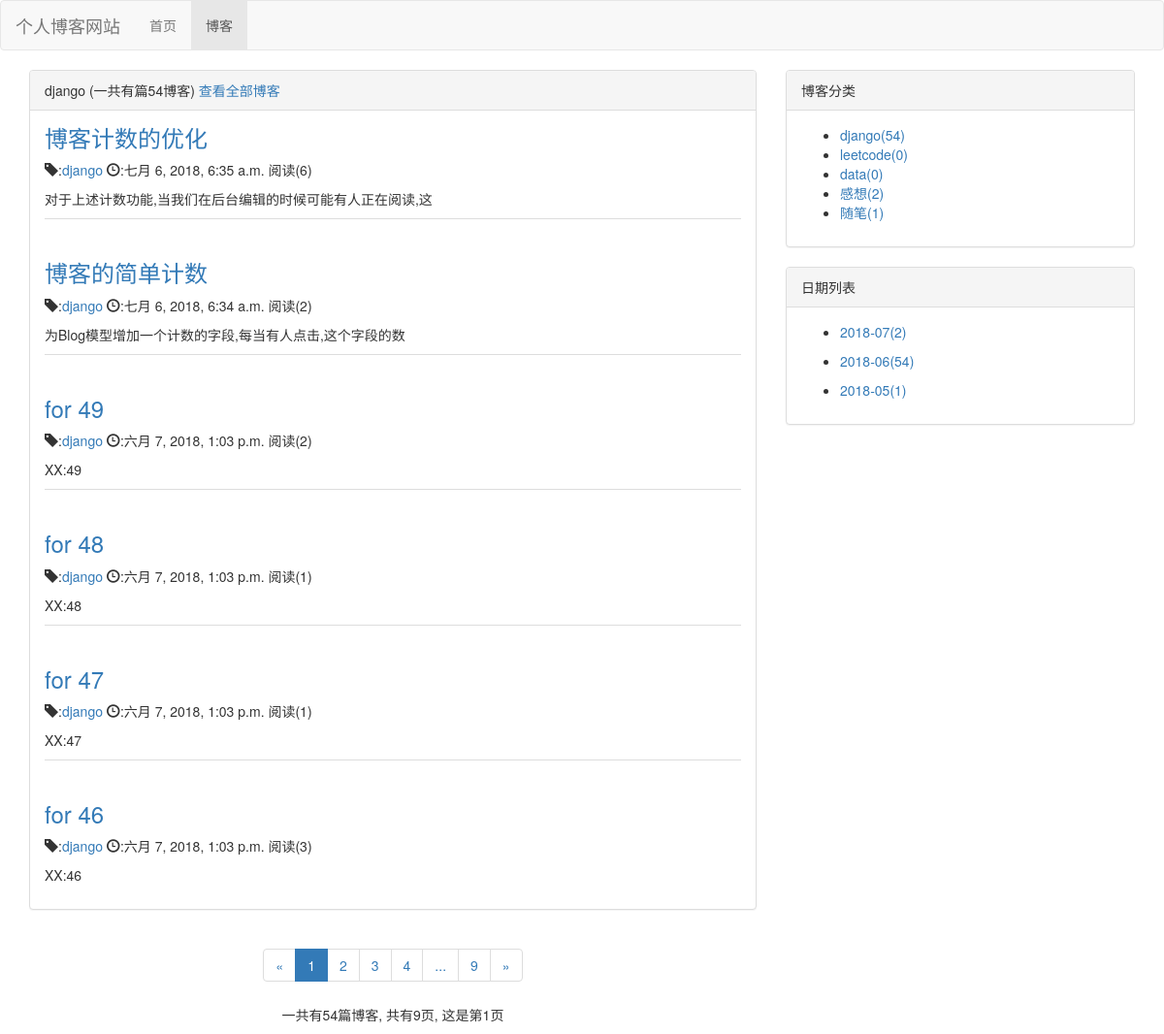
The app's page /blog/type/1, older data.
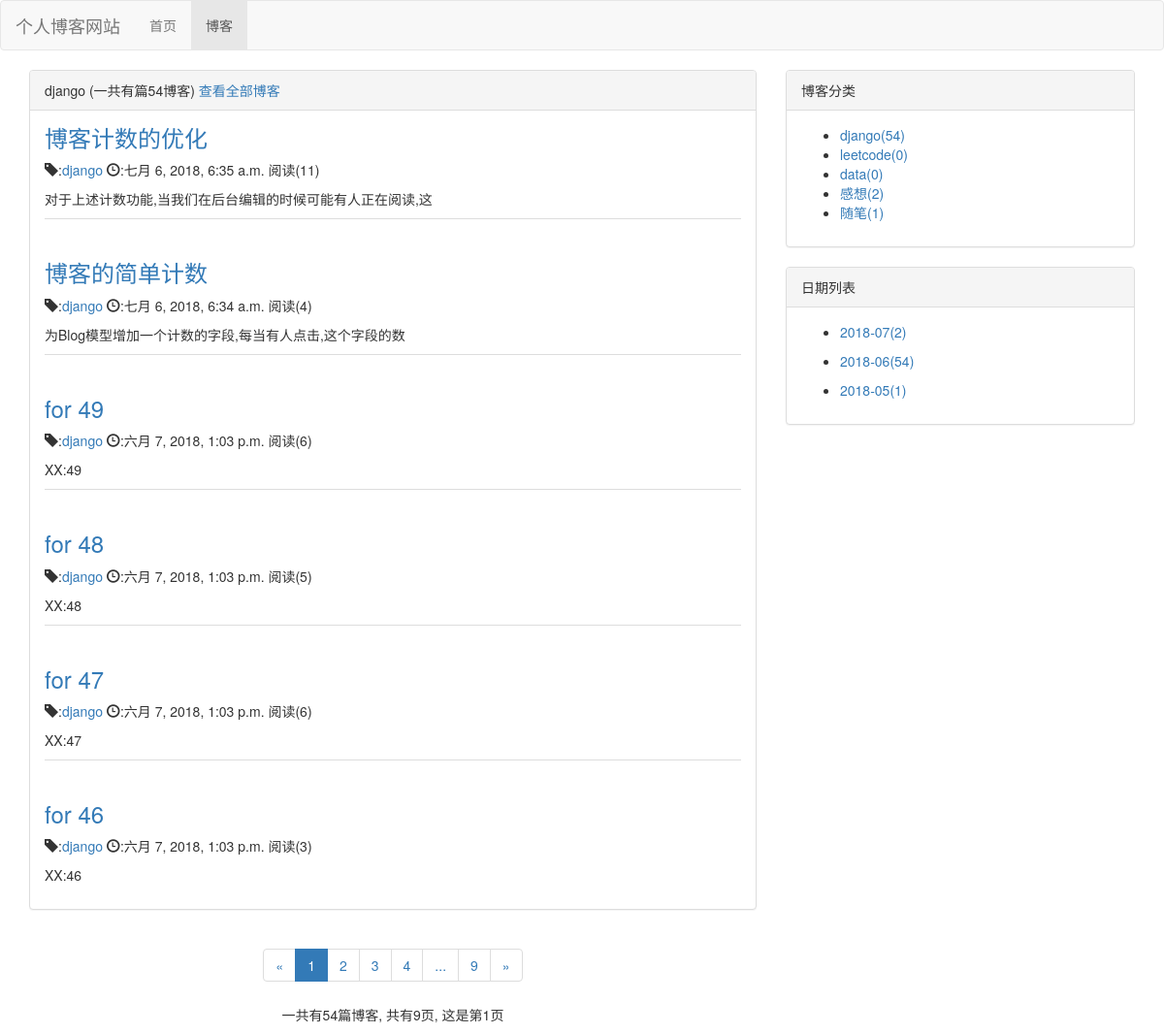
The same page, newer data.
### blog/models.py (models this page shows, shortened)
class blog(models.Model,Readnum_extand):  #设置博文的一些属性
    title=models.CharField(max_length=30)
    blog_type=models.ForeignKey(blogtype,on_delete=models.DO_NOTHING)
    content=RichTextUploadingField()
    author=models.ForeignKey(User,on_delete=models.DO_NOTHING)
    Create_time=models.DateTimeField(auto_now_add=True)
    last_update_time=models.DateTimeField(auto_now=True)
    class Meta:
        ordering=['-Create_time']   #按照创建的时间排序

class blogtype(models.Model):  #设置博客类型
    type_name=models.CharField(max_length=30)
    def __str__(self):
    	return self.type_name  #改变显示方式

### read_count/models.py (models this page shows)
class Readnum(models.Model):
    read_num=models.IntegerField(default=0)  #阅读计数
    content_type = models.ForeignKey(ContentType, on_delete=models.DO_NOTHING)
    object_id = models.PositiveIntegerField()
    content_object = GenericForeignKey('content_type', 'object_id')

### blog/views.py (the view)
# urls.py: path('type/<int:blog_type_id>',views.blogs_all_of_the_type,name='blogs_all_of_the_type'),
def blogs_all_of_the_type(request,blog_type_id):
	blog_type=get_object_or_404(blogtype,pk=blog_type_id)	#按照type的顺序id得到对应的type名称
	blogs_all_list=blog.objects.filter(blog_type=blog_type)   #获得所有符合要求博客
	context=get_blog_common_data(request,blogs_all_list)
	context['blogs_all_of_the_type']=blog.objects.filter(blog_type=blog_type)	#通过blog_type来过滤相应的博客
	context['blog_type']=blog_type   #保存blog_type的名字，在html中会用到
	return render(request,'blogs_all_of_the_type.html',context)

### read_count/models.py (called while the page is built)
    def read_num(self):
        try:
	        cn=ContentType.objects.get_for_model(self)
	        nu=self.pk
	        readnum=Readnum.objects.get(content_type=cn,object_id=nu)
	        return readnum.read_num
        except Exception as e:
            return 0

### blog/templates/blogs_all_of_the_type.html (shortened to what this page needs)
{% extends 'blog_list.html' %}
{% block blog_list_title %}
	{{ blog_type.type_name }}
	(一共有篇{{ blogs_all_of_the_type|length }}博客)
	<a href="{% url 'blog_list' %}">查看全部博客</a>
{% endblock %}

### blog/templates/blog_list.html (shortened to what this page needs)
{% extends 'base.html' %}
{% block nav_blog_active %}active{% endblock %}
{% load staticfiles %}
{% block home_style %}
	<link rel="stylesheet" type="text/css" href="{% static "blog/blog.css" %}">
{% endblock %}
{% block content %}
	<div class="container">
		<div class="row">
			<div class="col-sm-8 col-md-8">
				<div class="panel panel-default">
					<div class="panel-heading">{% block blog_list_title %}博客列表{% endblock %}</div>
					<div class="panel-body">
						{% for blog in page_of_blogs.object_list %}
							<div class="blog">
								<a href="{% url 'blog_detail' blog.pk %}">
						    	<h3>{{ blog.title }}</h3>
						    	</a>
						    	<p>
						    		<span class="glyphicon glyphicon-tag"></span>:<a href="{% url 'blogs_all_of_the_type' blog.blog_type.pk %}">{{ blog.blog_type }}</a>
						    		<span class="glyphicon glyphicon-time"></span>:{{ blog.Create_time }}
						    		阅读({{ blog.read_num }})
						    	</p>
						    	<p>{{ blog.content|striptags|truncatechars:30 }}</p>
							</div>
						{% empty %}
							<div class="blog">
								<h3>--暂无博客，敬请期待--</h3>
							</div>
						{% endfor %}
			 		</div>
				</div>
				<div class="paginator">
					<div aria-label="Page navigation">
					  <ul class="pagination">
					  	<li>
					  	{% if page_of_blogs.has_previous %}
					  		<a href="?page={{ page_of_blogs.previous_page_number }}" aria-label="Previous">
					       		<span aria-hidden="true">&laquo;</span>
					      	</a>
					  	{% else %}
					  		<span aria-hidden="true">&laquo;</span>
					  	{% endif %}
					  </li>
					    {% for page_number in page_range %}
					    	{% if page_number == page_of_blogs.number %}
					    		<li class="active">
					    			<a href="?page={{ page_number }}">{{ page_number }}</a>
					    		</li>
					    	{% else %}
					    		<li><a href="?page={{ page_number }}">{{ page_number }}</a></li>
					    	{% endif %}
						{% endfor %}
						<li>
						{% if page_of_blogs.has_next %}
					  		<a href="?page={{ page_of_blogs.next_page_number }}" aria-label="Next">
					       		<span aria-hidden="true">&raquo;</span>
					      	</a>
					  	{% else %}
					  		<span aria-hidden="true">&raquo;</span>
					  	{% endif %}
					  </li>
					  </ul>
					</div>
					<div>
						<p>
							一共有{{ page_of_blogs.paginator.count }}篇博客,
							共有{{ page_of_blogs.paginator.num_pages }}页,
							这是第{{ page_of_blogs.number }}页
						</p>
					</div>
				</div>
			</div>
			<div class="col-sm-4 col-md-4">
				<div class="panel panel-default">
					  <div class="panel-heading">博客分类</div>
					  <div class="panel-body">
						<ul>
							{% for blog_type in blog_types %}
								<li>
									<a href="{% url 'blogs_all_of_the_type' blog_type.pk %}">
										{{ blog_type.type_name }}({{ blog_type.blog_count }})
									</a>
								</li>
							{% empty %}
								<li>暂无分类</li>
							{% endfor %}
						</ul>
					  </div>
				</div>
				<div class="panel panel-default">
					  <div class="panel-heading">日期列表</div>
					  <div class="panel-body">
						<ul>
							{% for blog_date,blog_count in blog_dates.items %}
							<li>
								<a href="{% url 'blogs_with_date' blog_date.year blog_date.month %}">
									<p>{{ blog_date|date:"Y-m" }}({{ blog_count }})</p>
								</a>
							</li>
							{% endfor %}
						</ul>
					  </div>
				</div>
			</div>
		</div>
	</div>
{% endblock %}

Row changes from the older to the newer data that the page shows:
changed through a linked row, blog "博客计数的优化": read_num "6" → "11"
changed through a linked row, blog "博客的简单计数": read_num "2" → "4"
changed through a linked row, blog "for 49": read_num "2" → "6"
changed through a linked row, blog "for 48": read_num "1" → "5"
changed through a linked row, blog "for 47": read_num "1" → "6"
